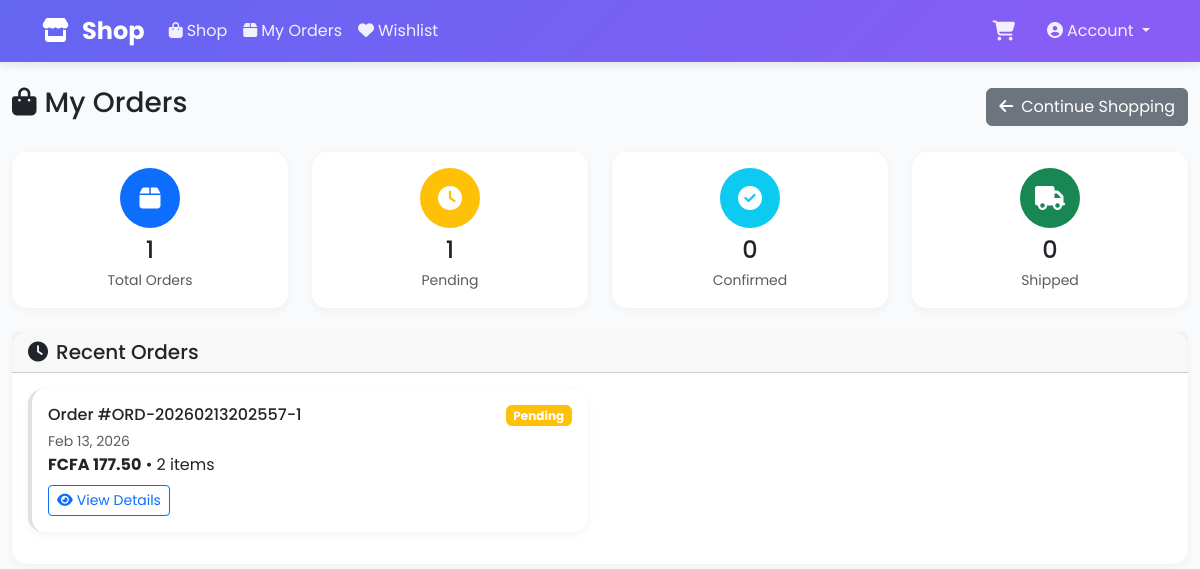
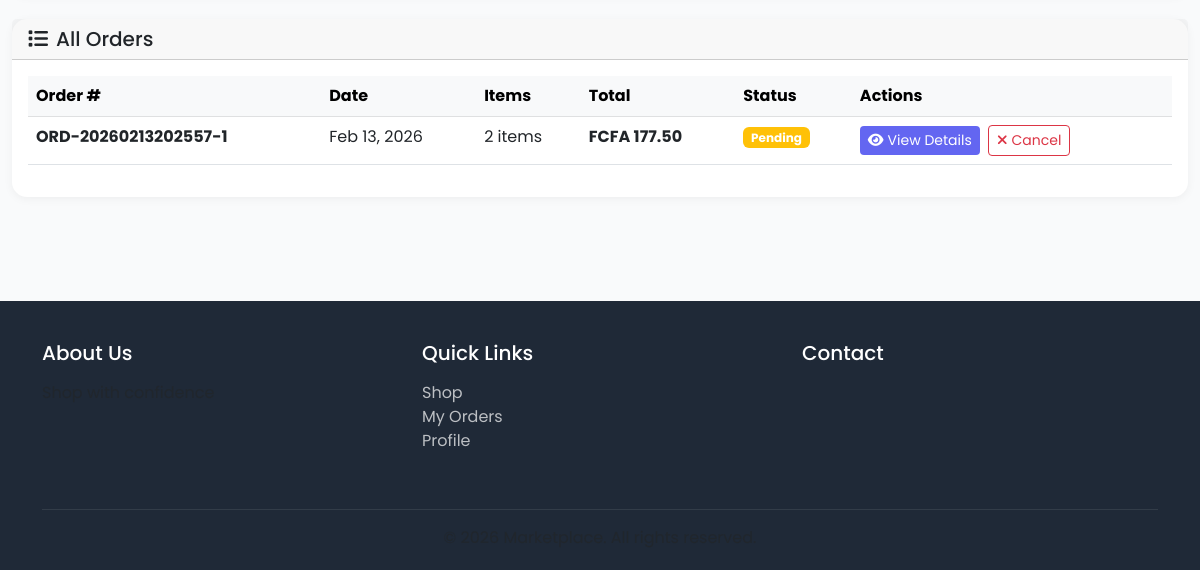
/marketplace/orders/ (signed in), run on an earlier commit of the app's database (2 pictures, top to bottom).
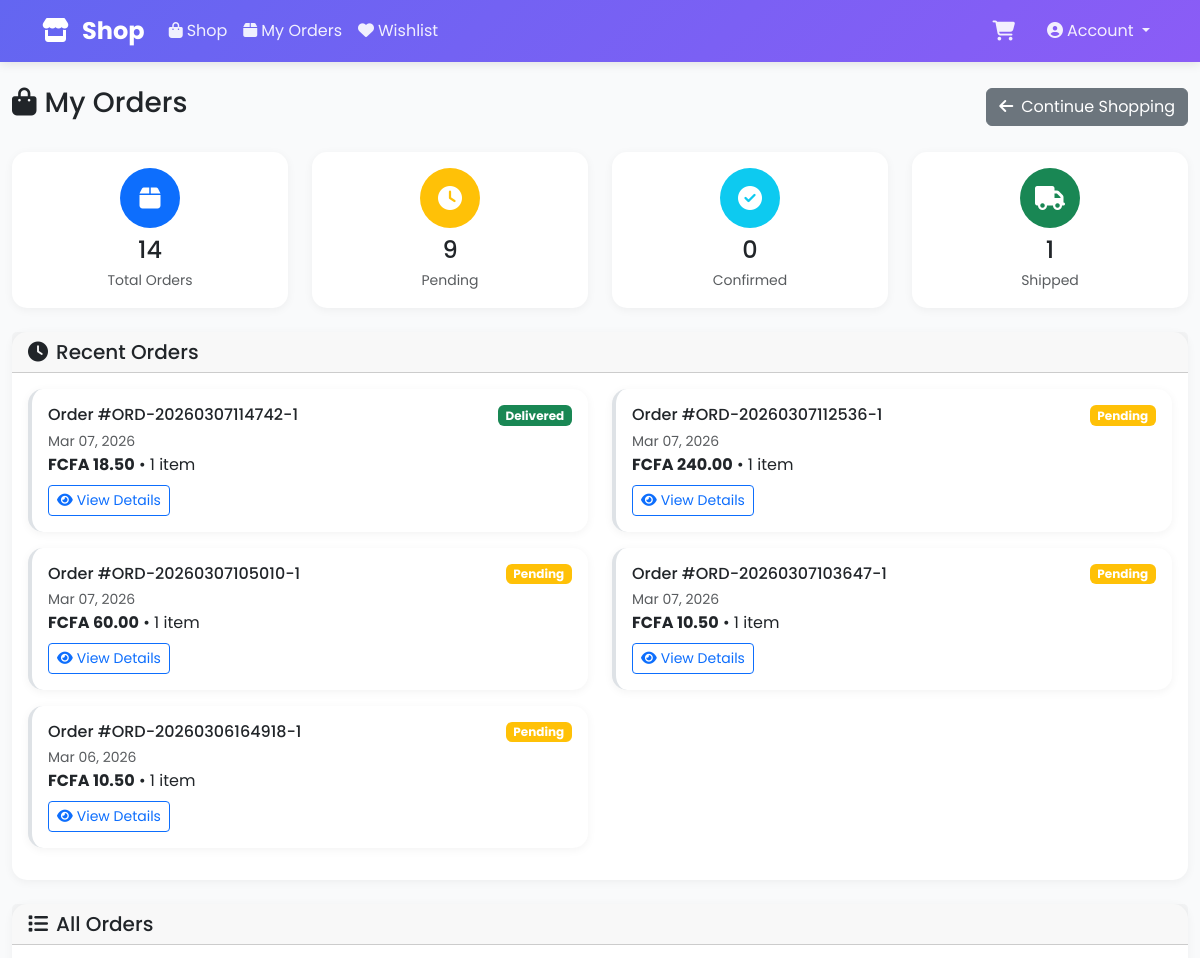
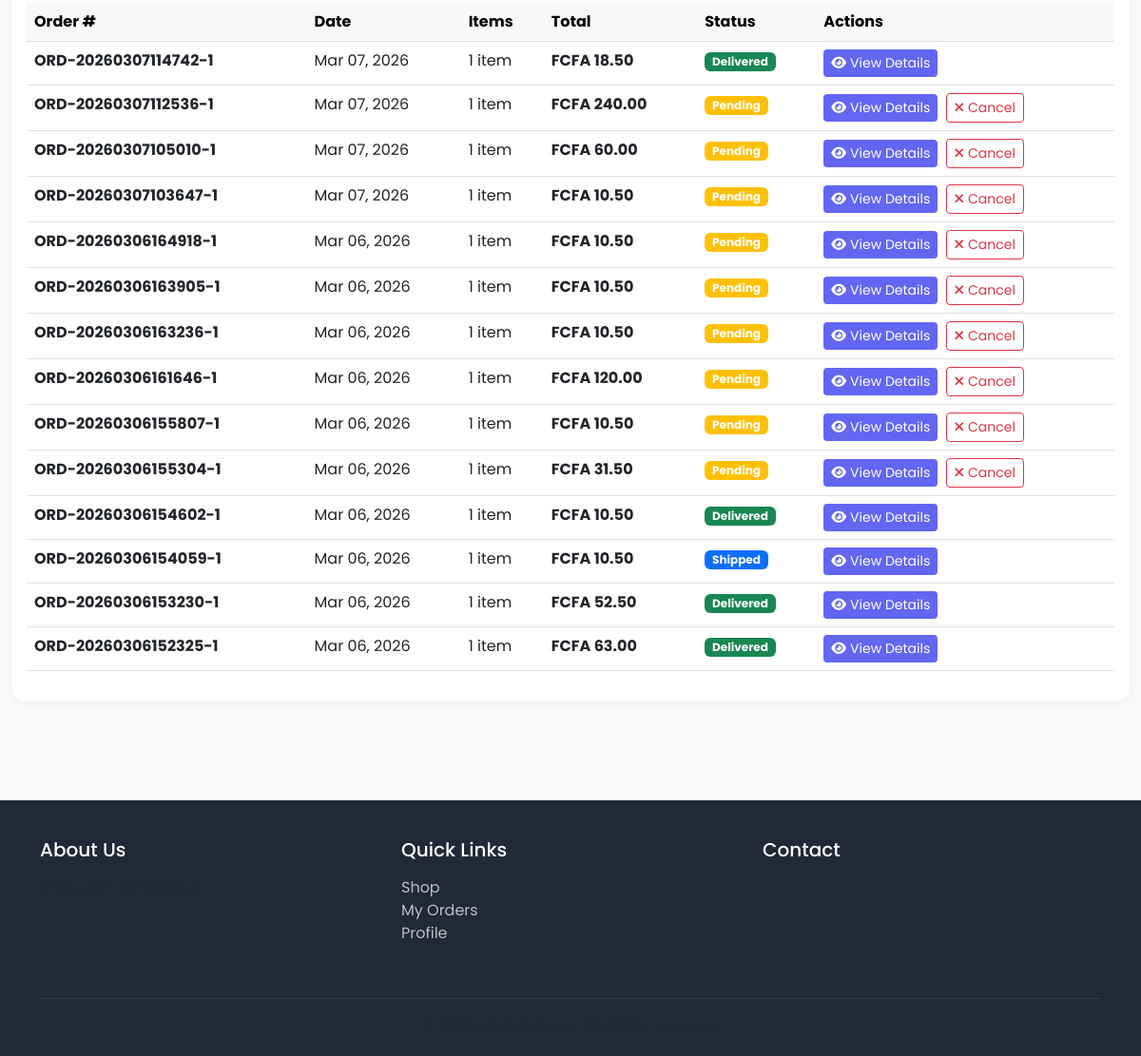
And on a later commit of the database (2 pictures, top to bottom).
### marketplace/models.py (models this page shows, shortened)
class Order(models.Model):
    STATUS_CHOICES = [
        ('pending', 'Pending'),
        ('confirmed', 'Confirmed'),
        ('processing', 'Processing'),
        ('shipped', 'Shipped'),
        ('delivered', 'Delivered'),
        ('cancelled', 'Cancelled'),
    ]
    PAYMENT_STATUS_CHOICES = [
        ('pending', 'Pending'),
        ('paid', 'Paid'),
        ('failed', 'Failed'),
    ]
    order_number = models.CharField(max_length=50, unique=True)
    client = models.ForeignKey(Client, on_delete=models.CASCADE, related_name='orders')
    status = models.CharField(max_length=20, choices=STATUS_CHOICES, default='pending')
    payment_status = models.CharField(max_length=20, choices=PAYMENT_STATUS_CHOICES, default='pending')
    subtotal = models.DecimalField(max_digits=10, decimal_places=2)
    tax = models.DecimalField(max_digits=10, decimal_places=2, default=0)
    shipping = models.DecimalField(max_digits=10, decimal_places=2, default=0)
    total = models.DecimalField(max_digits=10, decimal_places=2)
    shipping_address = models.TextField()
    shipping_city = models.CharField(max_length=100)
    shipping_country = models.CharField(max_length=100)
    shipping_postal_code = models.CharField(max_length=20)
    created_at = models.DateTimeField(auto_now_add=True)
    updated_at = models.DateTimeField(auto_now=True)
    confirmed_at = models.DateTimeField(null=True, blank=True)
    shipped_at = models.DateTimeField(null=True, blank=True)
    delivered_at = models.DateTimeField(null=True, blank=True)
    notes = models.TextField(blank=True)
    class Meta:
        ordering = ['-created_at']

### marketplace/views.py (the view)
# urls.py: path('orders/', views.order_list, name='order_list'),
@client_login_required
def order_list(request):
    client = request.client
    orders = Order.objects.filter(client=client).order_by('-created_at')
    total_orders = orders.count()
    pending_orders = orders.filter(status='pending').count()
    confirmed_orders = orders.filter(status='confirmed').count()
    shipped_orders = orders.filter(status='shipped').count()
    delivered_orders = orders.filter(status='delivered').count()
    recent_orders = orders[:5]
    context = {
        'orders': orders,
        'total_orders': total_orders,
        'pending_orders': pending_orders,
        'confirmed_orders': confirmed_orders,
        'shipped_orders': shipped_orders,
        'delivered_orders': delivered_orders,
        'recent_orders': recent_orders,
    }
    return render(request, 'marketplace/order_list.html', context)

### accounts/context_processors.py (called while the page is built)
def company_context(request: HttpRequest) -> dict:
    company = None
    is_company_admin = False
    user_role = ''
    user = getattr(request, 'user', None)
    if user and user.is_authenticated:
        company = user.company
        is_company_admin = user.is_company_admin
        user_role = user.role
    return {
        'company': company,
        'is_company_admin': is_company_admin,
        'user_role': user_role,
    }

### marketplace/views.py (called while the page is built)
def client_login_required(view_func):
    @wraps(view_func)
    def wrapper(request, *args, **kwargs):
        if 'client_id' not in request.session:
            messages.warning(request, 'Please login to continue.')
            return redirect('marketplace:client_login')
        try:
            client = Client.objects.get(id=request.session['client_id'], is_active=True)
            request.client = client
        except Client.DoesNotExist:
            del request.session['client_id']
            messages.error(request, 'Session expired. Please login again.')
            return redirect('marketplace:client_login')
        return view_func(request, *args, **kwargs)
    return wrapper

### templates/marketplace/order_list.html (shortened to what this page needs)
{% extends 'marketplace/marketplace_base.html' %}
{% block content %}
<div class="container-fluid">
    <div class="d-flex justify-content-between align-items-center mb-4">
        <h1 class="h3"><i class="fas fa-shopping-bag me-2"></i>My Orders</h1>
        <a href="{% url 'marketplace:shop' %}" class="btn btn-secondary">
            <i class="fas fa-arrow-left me-2"></i>Continue Shopping
        </a>
    </div>
    <div class="row mb-4">
        <div class="col-md-3">
            <div class="card stat-card text-center">
                <div class="card-body">
                    <div class="stat-icon bg-primary text-white mx-auto mb-2">
                        <i class="fas fa-box"></i>
                    </div>
                    <h4 class="mb-1">{{ total_orders }}</h4>
                    <small class="text-muted">Total Orders</small>
                </div>
            </div>
        </div>
        <div class="col-md-3">
            <div class="card stat-card text-center">
                <div class="card-body">
                    <div class="stat-icon bg-warning text-white mx-auto mb-2">
                        <i class="fas fa-clock"></i>
                    </div>
                    <h4 class="mb-1">{{ pending_orders }}</h4>
                    <small class="text-muted">Pending</small>
                </div>
            </div>
        </div>
        <div class="col-md-3">
            <div class="card stat-card text-center">
                <div class="card-body">
                    <div class="stat-icon bg-info text-white mx-auto mb-2">
                        <i class="fas fa-check-circle"></i>
                    </div>
                    <h4 class="mb-1">{{ confirmed_orders }}</h4>
                    <small class="text-muted">Confirmed</small>
                </div>
            </div>
        </div>
        <div class="col-md-3">
            <div class="card stat-card text-center">
                <div class="card-body">
                    <div class="stat-icon bg-success text-white mx-auto mb-2">
                        <i class="fas fa-truck"></i>
                    </div>
                    <h4 class="mb-1">{{ shipped_orders }}</h4>
                    <small class="text-muted">Shipped</small>
                </div>
            </div>
        </div>
    </div>
    {% if recent_orders %}
    <div class="card mb-4">
        <div class="card-header">
            <h5 class="mb-0"><i class="fas fa-clock me-2"></i>Recent Orders</h5>
        </div>
        <div class="card-body">
            <div class="row">
                {% for order in recent_orders %}
                <div class="col-md-6 mb-3">
                    <div class="card order-card {{ order.status }}">
                        <div class="card-body">
                            <div class="d-flex justify-content-between align-items-start">
                                <div>
                                    <h6 class="card-title mb-1">Order #{{ order.order_number }}</h6>
                                    <small class="text-muted">{{ order.created_at|date:"M d, Y" }}</small>
                                </div>
                                <span class="badge
                                    {% if order.status == 'pending' %}bg-warning
                                    {% elif order.status == 'confirmed' %}bg-info
                                    {% elif order.status == 'shipped' %}bg-primary
                                    {% elif order.status == 'delivered' %}bg-success
                                    {% elif order.status == 'cancelled' %}bg-danger
                                    {% endif %}">
                                    {{ order.get_status_display }}
                                </span>
                            </div>
                            <p class="card-text mb-2">
                                <strong>FCFA {{ order.total|floatformat:2 }}</strong> • {{ order.items.count }} item{{ order.items.count|pluralize }}
                            </p>
                            <a href="{% url 'marketplace:order_detail' order.pk %}" class="btn btn-sm btn-outline-primary">
                                <i class="fas fa-eye me-1"></i>View Details
                            </a>
                        </div>
                    </div>
                </div>
                {% endfor %}
            </div>
        </div>
    </div>
    {% endif %}
    <div class="card">
        <div class="card-header">
            <h5 class="mb-0"><i class="fas fa-list me-2"></i>All Orders</h5>
        </div>
        <div class="card-body">
            <div class="table-responsive">
                <table class="table table-hover">
                    <thead class="table-light">
                        <tr>
                            <th>Order #</th>
                            <th>Date</th>
                            <th>Items</th>
                            <th>Total</th>
                            <th>Status</th>
                            <th>Actions</th>
                        </tr>
                    </thead>
                    <tbody>
                        {% for order in orders %}
                        <tr>
                            <td><strong>{{ order.order_number }}</strong></td>
                            <td>{{ order.created_at|date:"M d, Y" }}</td>
                            <td>{{ order.items.count }} item{{ order.items.count|pluralize }}</td>
                            <td><strong>FCFA {{ order.total|floatformat:2 }}</strong></td>
                            <td>
                                <span class="badge
                                    {% if order.status == 'pending' %}bg-warning
                                    {% elif order.status == 'confirmed' %}bg-info
                                    {% elif order.status == 'processing' %}bg-secondary
                                    {% elif order.status == 'shipped' %}bg-primary
                                    {% elif order.status == 'delivered' %}bg-success
                                    {% elif order.status == 'cancelled' %}bg-danger
                                    {% endif %}">
                                    {{ order.get_status_display }}
                                </span>
                            </td>
                            <td>
                                <a href="{% url 'marketplace:order_detail' order.pk %}" class="btn btn-sm btn-primary">
                                    <i class="fas fa-eye me-1"></i>View Details
                                </a>
                                {% if order.status in 'pending,confirmed' %}
                                <form method="post" action="{% url 'marketplace:cancel_order' order.pk %}" class="d-inline ms-1">
                                    <button type="submit" class="btn btn-sm btn-outline-danger"
                                            onclick="return confirm('Are you sure you want to cancel this order?')">
                                        <i class="fas fa-times me-1"></i>Cancel
                                    </button>
                                </form>
                                {% endif %}
                            </td>
                        </tr>
                        {% endfor %}
                    </tbody>
                </table>
            </div>
        </div>
    </div>
</div>
{% endblock %}

### templates/marketplace/marketplace_base.html (shortened to what this page needs)
<!DOCTYPE html>
<html lang="en">
<head>
    <link href="https://cdn.jsdelivr.net/npm/bootstrap@5.3.0/dist/css/bootstrap.min.css" rel="stylesheet">
    <link rel="stylesheet" href="https://cdnjs.cloudflare.com/ajax/libs/font-awesome/6.4.0/css/all.min.css">
</head>
<body>
    <nav class="navbar navbar-expand-lg navbar-dark marketplace-navbar">
        <div class="container">
            <a class="navbar-brand" href="{% url 'marketplace:shop' %}">
                <i class="fas fa-store me-2"></i>
                {% if request.session.client_id %}
                    {{ company.name }} Shop
                {% else %}
                    Marketplace
                {% endif %}
            </a>
            <div class="collapse navbar-collapse" id="navbarNav">
                {% if request.session.client_id %}
                <ul class="navbar-nav me-auto">
                    <li class="nav-item">
                        <a class="nav-link" href="{% url 'marketplace:shop' %}">
                            <i class="fas fa-shopping-bag me-1"></i>Shop
                        </a>
                    </li>
                    <li class="nav-item">
                        <a class="nav-link" href="{% url 'marketplace:order_list' %}">
                            <i class="fas fa-box me-1"></i>My Orders
                        </a>
                    </li>
                    <li class="nav-item">
                        <a class="nav-link" href="{% url 'marketplace:view_wishlist' %}">
                            <i class="fas fa-heart me-1"></i>Wishlist
                        </a>
                    </li>
                </ul>
                <ul class="navbar-nav">
                    <li class="nav-item position-relative me-3">
                        <a class="nav-link" href="{% url 'marketplace:view_cart' %}">
                            <i class="fas fa-shopping-cart fa-lg"></i>
                        </a>
                    </li>
                    <li class="nav-item dropdown">
                        <a class="nav-link dropdown-toggle" href="#" id="userDropdown" data-bs-toggle="dropdown">
                            <i class="fas fa-user-circle me-1"></i>Account
                        </a>
                    </li>
                </ul>
                {% endif %}
            </div>
        </div>
    </nav>
    <main class="py-4">
        {% block content %}{% endblock %}
    </main>
    <footer class="marketplace-footer">
        <div class="container">
            <div class="row">
                <div class="col-md-4 mb-4">
                    <h5 class="mb-3">About Us</h5>
                    <p class="text-muted">
                    </p>
                </div>
                <div class="col-md-4 mb-4">
                    <h5 class="mb-3">Quick Links</h5>
                    <ul class="list-unstyled">
                        <li><a href="{% url 'marketplace:shop' %}" class="footer-link">Shop</a></li>
                        {% if request.session.client_id %}
                        <li><a href="{% url 'marketplace:order_list' %}" class="footer-link">My Orders</a></li>
                        <li><a href="{% url 'marketplace:client_profile' %}" class="footer-link">Profile</a></li>
                        {% endif %}
                    </ul>
                </div>
                <div class="col-md-4 mb-4">
                    <h5 class="mb-3">Contact</h5>
                </div>
            </div>
            <hr class="border-secondary">
            <div class="text-center text-muted">
                <p class="mb-0">&copy; {% now "Y" %} {% if company %}{{ company.name }}{% else %}Marketplace{% endif %}. All rights reserved.</p>
            </div>
        </div>
    </footer>
</body>
</html>

### templates/marketplace/marketplace_base.html (style rules this page uses)
:root { --primary-color: #6366f1; --secondary-color: #8b5cf6; --success-color: #10b981; --danger-color: #ef4444; --warning-color: #f59e0b; --dark-color: #1f2937; --light-color: #f3f4f6; }
body { font-family: 'Poppins', sans-serif; background-color: #f9fafb; }
.marketplace-navbar { background: linear-gradient(135deg, var(--primary-color) 0%, var(--secondary-color) 100%); box-shadow: 0 2px 10px rgba(0,0,0,0.1); }
.navbar-brand { font-weight: 700; font-size: 1.5rem; }
.nav-link { color: rgba(255,255,255,0.9) !important; transition: all 0.3s; }
.btn-primary { background: var(--primary-color); border: none; transition: all 0.3s; }
.marketplace-footer { background: var(--dark-color); color: white; padding: 40px 0 20px; margin-top: 80px; }
.footer-link { color: rgba(255,255,255,0.7); text-decoration: none; transition: color 0.3s; }
.card { border: none; border-radius: 15px; box-shadow: 0 2px 10px rgba(0,0,0,0.05); transition: all 0.3s; }

### templates/marketplace/order_list.html (style rules this page uses)
.stat-card { border-radius: 15px; border: none; transition: all 0.3s; }
.stat-icon { width: 60px; height: 60px; border-radius: 50%; display: flex; align-items: center; justify-content: center; font-size: 1.5rem; }
.order-card { transition: all 0.3s; border-left: 4px solid #dee2e6; }

What changed in the data, as far as the page shows it:
no longer on one of the page's lists (row edited): Order: order_number "ORD-20260213202557-1", created_at "Feb 13, 2026", status "Pending", total "177.50", items.count "2", items.count|pluralize "s"
added Order: order_number "ORD-20260307114742-1", created_at "Mar 07, 2026", status "Delivered", total "18.50", items.count "1"
added Order: order_number "ORD-20260307112536-1", created_at "Mar 07, 2026", status "Pending", total "240.00", items.count "1", shows "Cancel"
added Order: order_number "ORD-20260307105010-1", created_at "Mar 07, 2026", status "Pending", total "60.00", items.count "1", shows "Cancel"
added Order: order_number "ORD-20260307103647-1", created_at "Mar 07, 2026", status "Pending", total "10.50", items.count "1", shows "Cancel"
added Order: order_number "ORD-20260306164918-1", created_at "Mar 06, 2026", status "Pending", total "10.50", items.count "1", shows "Cancel"
added Order: order_number "ORD-20260306163905-1", created_at "Mar 06, 2026", items.count "1", total "10.50", status "Pending", shows "Cancel", shown under "All Orders"
added Order: order_number "ORD-20260306163236-1", created_at "Mar 06, 2026", items.count "1", total "10.50", status "Pending", shows "Cancel", shown under "All Orders"
added Order: order_number "ORD-20260306161646-1", created_at "Mar 06, 2026", items.count "1", total "120.00", status "Pending", shows "Cancel", shown under "All Orders"
added Order: order_number "ORD-20260306155807-1", created_at "Mar 06, 2026", items.count "1", total "10.50", status "Pending", shows "Cancel", shown under "All Orders"
added Order: order_number "ORD-20260306155304-1", created_at "Mar 06, 2026", items.count "1", total "31.50", status "Pending", shows "Cancel", shown under "All Orders"
added Order: order_number "ORD-20260306154602-1", created_at "Mar 06, 2026", items.count "1", total "10.50", status "Delivered", shown under "All Orders"
added Order: order_number "ORD-20260306154059-1", created_at "Mar 06, 2026", items.count "1", total "10.50", status "Shipped", shown under "All Orders"
added Order: order_number "ORD-20260306153230-1", created_at "Mar 06, 2026", items.count "1", total "52.50", status "Delivered", shown under "All Orders"
changed Order: order_number "ORD-20260213202557-1" → "ORD-20260306152325-1"; created_at "Feb 13, 2026" → "Mar 06, 2026"; items.count "2" → "1"; total "177.50" → "63.00"; status "Pending" → "Delivered"; no longer shows "Cancel"
Also different on the page:
{{ total_orders }}: "1" → "14"
{{ pending_orders }}: "1" → "9"
{{ shipped_orders }}: "0" → "1"
